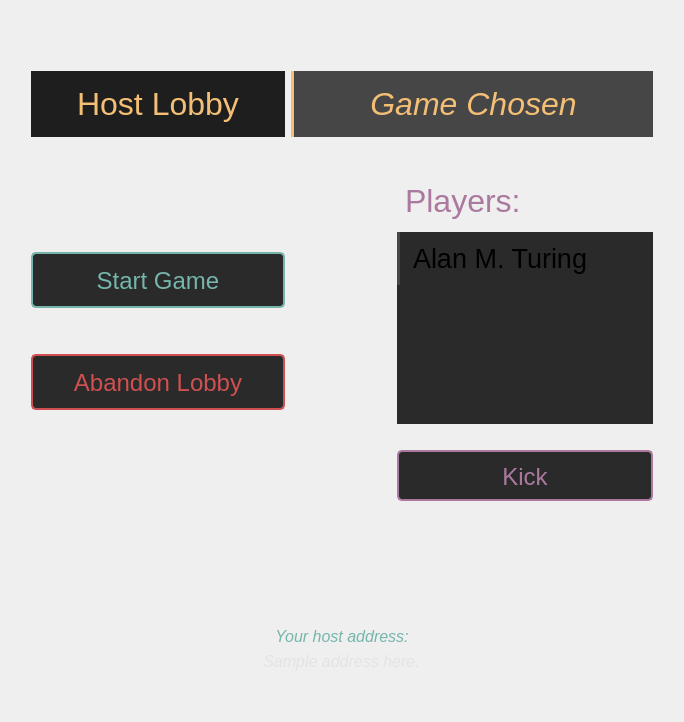
     <widget class="QWidget" name="page_3">
      <layout class="QVBoxLayout" name="verticalLayout_7">
       <item>
        <layout class="QGridLayout" name="grid_hostlobby">
         <item row="1" column="1">
          <widget class="QLabel" name="title_lobby">
           <property name="sizePolicy">
            <sizepolicy hsizetype="Preferred" vsizetype="Fixed">
             <horstretch>0</horstretch>
             <verstretch>0</verstretch>
            </sizepolicy>
           </property>
           <property name="styleSheet">
            <string notr="true">#title_lobby {
color: rgb(244, 191, 117);
background-color: rgb(30, 30, 30);
font-family: &quot;Helvetica&quot;;
font-size: 24pt;
font-weight: 10;
padding: 15px;
}</string>
           </property>
           <property name="text">
            <string>Host Lobby</string>
           </property>
           <property name="alignment">
            <set>Qt::AlignCenter</set>
           </property>
          </widget>
         </item>
         <item row="4" column="0">
          <spacer name="horizontalSpacer_8">
           <property name="orientation">
            <enum>Qt::Horizontal</enum>
           </property>
           <property name="sizeType">
            <enum>QSizePolicy::MinimumExpanding</enum>
           </property>
           <property name="sizeHint" stdset="0">
            <size>
             <width>20</width>
             <height>20</height>
            </size>
           </property>
          </spacer>
         </item>
         <item row="0" column="2">
          <spacer name="verticalSpacer_24">
           <property name="orientation">
            <enum>Qt::Vertical</enum>
           </property>
           <property name="sizeType">
            <enum>QSizePolicy::MinimumExpanding</enum>
           </property>
           <property name="sizeHint" stdset="0">
            <size>
             <width>20</width>
             <height>60</height>
            </size>
           </property>
          </spacer>
         </item>
         <item row="4" column="2">
          <spacer name="horizontalSpacer_11">
           <property name="orientation">
            <enum>Qt::Horizontal</enum>
           </property>
           <property name="sizeType">
            <enum>QSizePolicy::Fixed</enum>
           </property>
           <property name="sizeHint" stdset="0">
            <size>
             <width>100</width>
             <height>20</height>
            </size>
           </property>
          </spacer>
         </item>
         <item row="8" column="2">
          <spacer name="verticalSpacer_23">
           <property name="orientation">
            <enum>Qt::Vertical</enum>
           </property>
           <property name="sizeType">
            <enum>QSizePolicy::MinimumExpanding</enum>
           </property>
           <property name="sizeHint" stdset="0">
            <size>
             <width>20</width>
             <height>80</height>
            </size>
           </property>
          </spacer>
         </item>
         <item row="11" column="2">
          <spacer name="verticalSpacer_21">
           <property name="orientation">
            <enum>Qt::Vertical</enum>
           </property>
           <property name="sizeType">
            <enum>QSizePolicy::MinimumExpanding</enum>
           </property>
           <property name="sizeHint" stdset="0">
            <size>
             <width>20</width>
             <height>40</height>
            </size>
           </property>
          </spacer>
         </item>
         <item row="4" column="4">
          <spacer name="horizontalSpacer_9">
           <property name="orientation">
            <enum>Qt::Horizontal</enum>
           </property>
           <property name="sizeType">
            <enum>QSizePolicy::MinimumExpanding</enum>
           </property>
           <property name="sizeHint" stdset="0">
            <size>
             <width>20</width>
             <height>20</height>
            </size>
           </property>
          </spacer>
         </item>
         <item row="9" column="1" colspan="3" alignment="Qt::AlignHCenter">
          <widget class="QLabel" name="title_hostaddr">
           <property name="styleSheet">
            <string notr="true">#title_hostaddr {
	color: rgb(117, 181, 171);
	font-family: &quot;Helvetica&quot;;
	font-size: 12pt;
	font-style: italic;
}</string>
           </property>
           <property name="text">
            <string>Your host address:</string>
           </property>
           <property name="alignment">
            <set>Qt::AlignCenter</set>
           </property>
          </widget>
         </item>
         <item row="1" column="2" colspan="2">
          <widget class="QLabel" name="title_gamechosen">
           <property name="sizePolicy">
            <sizepolicy hsizetype="Preferred" vsizetype="Fixed">
             <horstretch>0</horstretch>
             <verstretch>0</verstretch>
            </sizepolicy>
           </property>
           <property name="styleSheet">
            <string notr="true">#title_gamechosen {
color: rgb(244, 191, 117);
font-family: &quot;Helvetica&quot;;
font-size: 24pt;
font-weight: 10;
font-style: italic;
border-left: 3px solid rgb(244, 191, 117);
padding: 15px;
background-color: rgb(70, 70, 70);
}</string>
           </property>
           <property name="text">
            <string>Game Chosen</string>
           </property>
           <property name="alignment">
            <set>Qt::AlignCenter</set>
           </property>
          </widget>
         </item>
         <item row="2" column="2">
          <spacer name="verticalSpacer_15">
           <property name="orientation">
            <enum>Qt::Vertical</enum>
           </property>
           <property name="sizeType">
            <enum>QSizePolicy::MinimumExpanding</enum>
           </property>
           <property name="sizeHint" stdset="0">
            <size>
             <width>20</width>
             <height>40</height>
            </size>
           </property>
          </spacer>
         </item>
         <item row="4" column="1">
          <layout class="QVBoxLayout" name="verticalLayout_4">
           <item>
            <spacer name="verticalSpacer_19">
             <property name="orientation">
              <enum>Qt::Vertical</enum>
             </property>
             <property name="sizeType">
              <enum>QSizePolicy::Fixed</enum>
             </property>
             <property name="sizeHint" stdset="0">
              <size>
               <width>20</width>
               <height>20</height>
              </size>
             </property>
            </spacer>
           </item>
           <item>
            <widget class="QPushButton" name="startgameButton">
             <property name="styleSheet">
              <string notr="true">#startgameButton {
background-color: rgb(42, 42, 42);
color: rgb(117, 181, 171);
border: 2px solid rgb(117, 181, 171);
border-radius: 5px;
min-height: 50px;
width: 250px;
font-family: &quot;Helvetica&quot;;
font-weight: 10;
font-size: 18pt;
padding-top: 2px;
}

#startgameButton:hover {
background-color: rgb(70, 70, 70);
}

#startgameButton:pressed {
background-color: rgb(42, 42, 42);
}
</string>
             </property>
             <property name="text">
              <string>Start Game</string>
             </property>
            </widget>
           </item>
           <item>
            <spacer name="verticalSpacer_18">
             <property name="orientation">
              <enum>Qt::Vertical</enum>
             </property>
             <property name="sizeType">
              <enum>QSizePolicy::Fixed</enum>
             </property>
             <property name="sizeHint" stdset="0">
              <size>
               <width>20</width>
               <height>40</height>
              </size>
             </property>
            </spacer>
           </item>
           <item>
            <widget class="QPushButton" name="backto_page_1_f3">
             <property name="styleSheet">
              <string notr="true">#backto_page_1_f3 {
background-color: rgb(42, 42, 42);
color: rgb(208, 80, 81);
border: 2px solid rgb(208, 80, 81);
border-radius: 5px;
min-height: 50px;
width: 250px;
font-family: &quot;Helvetica&quot;;
font-weight: 10;
font-size: 18pt;
padding-top: 2px;
}

#backto_page_1_f3:hover {
background-color: rgb(70, 70, 70);
}

#backto_page_1_f3:pressed {
background-color: rgb(30, 30, 30);
}
</string>
             </property>
             <property name="text">
              <string>Abandon Lobby</string>
             </property>
            </widget>
           </item>
           <item>
            <spacer name="verticalSpacer_20">
             <property name="orientation">
              <enum>Qt::Vertical</enum>
             </property>
             <property name="sizeType">
              <enum>QSizePolicy::MinimumExpanding</enum>
             </property>
             <property name="sizeHint" stdset="0">
              <size>
               <width>20</width>
               <height>20</height>
              </size>
             </property>
            </spacer>
           </item>
          </layout>
         </item>
         <item row="3" column="3">
          <widget class="QLabel" name="title_players">
           <property name="sizePolicy">
            <sizepolicy hsizetype="Preferred" vsizetype="Fixed">
             <horstretch>0</horstretch>
             <verstretch>0</verstretch>
            </sizepolicy>
           </property>
           <property name="styleSheet">
            <string notr="true">#title_players {
color: rgb(171, 120, 159);
font-family: &quot;Helvetica&quot;;
font-size: 24pt;
font-weight: 10;
border-bottom: 2px solid rgb(171, 120, 159);
padding-bottom: 5px;
}</string>
           </property>
           <property name="text">
            <string>Players:</string>
           </property>
           <property name="alignment">
            <set>Qt::AlignLeading|Qt::AlignLeft|Qt::AlignVCenter</set>
           </property>
          </widget>
         </item>
         <item row="10" column="1" colspan="3" alignment="Qt::AlignHCenter">
          <widget class="QLabel" name="host_address">
           <property name="styleSheet">
            <string notr="true">#host_address {
	color: rgb(227, 227, 227);
	font-family: &quot;Helvetica&quot;;
	font-style: italic;
	font-size: 12pt;
	font-weight: 10;
}</string>
           </property>
           <property name="text">
            <string>Sample address here.</string>
           </property>
           <property name="alignment">
            <set>Qt::AlignCenter</set>
           </property>
          </widget>
         </item>
         <item row="4" column="3">
          <layout class="QVBoxLayout" name="verticalLayout_6">
           <item>
            <widget class="QListWidget" name="player_list">
             <property name="sizePolicy">
              <sizepolicy hsizetype="Expanding" vsizetype="MinimumExpanding">
               <horstretch>0</horstretch>
               <verstretch>0</verstretch>
              </sizepolicy>
             </property>
             <property name="minimumSize">
              <size>
               <width>250</width>
               <height>100</height>
              </size>
             </property>
             <property name="mouseTracking">
              <bool>true</bool>
             </property>
             <property name="styleSheet">
              <string notr="true">#player_list {
	background-color: rgb(42, 42, 42);
	min-width: 250px;
	min-height: 100px;
	font-family: &quot;Helvetica&quot;;
	font-weight: 10;
	font-size: 20pt;
	border: none;
}

#player_list:item {
	border-left: 3px solid rgb(70, 70, 70);
	padding-top: 11px;
	padding-bottom: 11px;
	padding-left: 10px;
}
#player_list:item:hover {
	background-color: rgb(70, 70, 70);
}
#player_list:item:selected {
	padding-left: 15px;
	background-color: rgb(70, 70, 70);
	color: rgb(247, 247, 247);
	border-left: 3px solid rgb(171, 120, 159);
}</string>
             </property>
             <property name="verticalScrollBarPolicy">
              <enum>Qt::ScrollBarAlwaysOff</enum>
             </property>
             <property name="horizontalScrollBarPolicy">
              <enum>Qt::ScrollBarAlwaysOff</enum>
             </property>
             <property name="alternatingRowColors">
              <bool>false</bool>
             </property>
             <property name="verticalScrollMode">
              <enum>QAbstractItemView::ScrollPerPixel</enum>
             </property>
             <property name="horizontalScrollMode">
              <enum>QAbstractItemView::ScrollPerItem</enum>
             </property>
             <property name="spacing">
              <number>0</number>
             </property>
             <property name="gridSize">
              <size>
               <width>0</width>
               <height>48</height>
              </size>
             </property>
             <property name="viewMode">
              <enum>QListView::ListMode</enum>
             </property>
             <property name="selectionRectVisible">
              <bool>false</bool>
             </property>
             <property name="currentRow">
              <number>-1</number>
             </property>
             <property name="sortingEnabled">
              <bool>false</bool>
             </property>
             <item>
              <property name="text">
               <string>Alan M. Turing</string>
              </property>
             </item>
            </widget>
           </item>
           <item>
            <spacer name="verticalSpacer_22">
             <property name="orientation">
              <enum>Qt::Vertical</enum>
             </property>
             <property name="sizeType">
              <enum>QSizePolicy::Fixed</enum>
             </property>
             <property name="sizeHint" stdset="0">
              <size>
               <width>20</width>
               <height>20</height>
              </size>
             </property>
            </spacer>
           </item>
           <item>
            <widget class="QPushButton" name="kickButton">
             <property name="styleSheet">
              <string notr="true">#kickButton {
background-color: rgb(42, 42, 42);
color: rgb(171, 120, 159);
border: 2px solid rgb(171, 120, 159);
border-radius: 5px;
min-height: 45px;
width: 250px;
font-family: &quot;Helvetica&quot;;
font-weight: 10;
font-size: 18pt;
padding-top: 2px;
}

#kickButton:hover {
background-color: rgb(70, 70, 70);
}

#kickButton:pressed {
background-color: rgb(30, 30, 30);
}
</string>
             </property>
             <property name="text">
              <string>Kick</string>
             </property>
            </widget>
           </item>
           <item>
            <spacer name="verticalSpacer_17">
             <property name="orientation">
              <enum>Qt::Vertical</enum>
             </property>
             <property name="sizeHint" stdset="0">
              <size>
               <width>20</width>
               <height>40</height>
              </size>
             </property>
            </spacer>
           </item>
          </layout>
         </item>
        </layout>
       </item>
      </layout>
     </widget>
